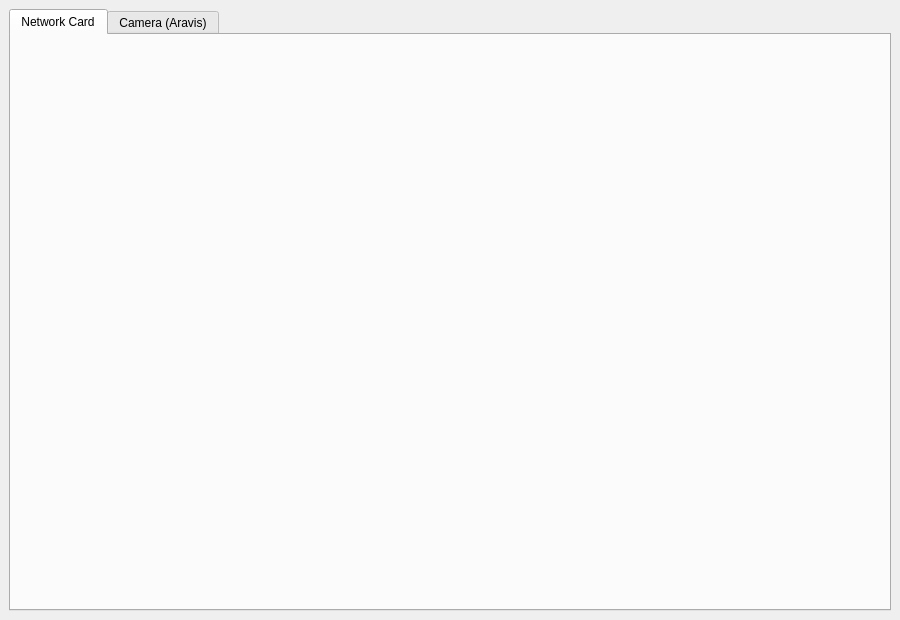
<?xml version="1.0" encoding="UTF-8"?>
<ui version="4.0">
 <class>MainWindow</class>
 <widget class="QMainWindow" name="MainWindow">
  <property name="geometry">
   <rect><x>0</x><y>0</y><width>900</width><height>620</height></rect>
  </property>
  <property name="windowTitle">
   <string>IP Configuration Tool (NIC + Camera)</string>
  </property>
  <widget class="QWidget" name="centralwidget">
   <layout class="QVBoxLayout" name="verticalLayout">
    <item>
     <widget class="QTabWidget" name="tabs">
      <property name="currentIndex"><number>0</number></property>
      <widget class="NetworkCardTab" name="networkCardTab">
       <attribute name="title"><string>Network Card</string></attribute>
      </widget>
      <widget class="CameraTab" name="cameraTab">
       <attribute name="title"><string>Camera (Aravis)</string></attribute>
      </widget>
     </widget>
    </item>
   </layout>
  </widget>
 </widget>
 <customwidgets>
  <customwidget>
   <class>NetworkCardTab</class>
   <extends>QWidget</extends>
   <header>NetworkCardTab.h</header>
  </customwidget>
  <customwidget>
   <class>CameraTab</class>
   <extends>QWidget</extends>
   <header>CameraTab.h</header>
  </customwidget>
 </customwidgets>
 <resources/>
 <connections/>
</ui>
